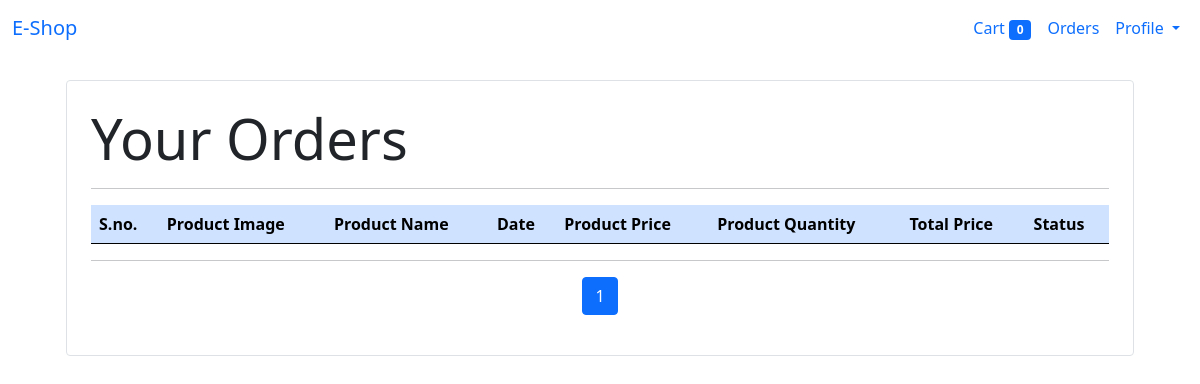
/orders/ (signed in), run on an earlier commit of the app's database.
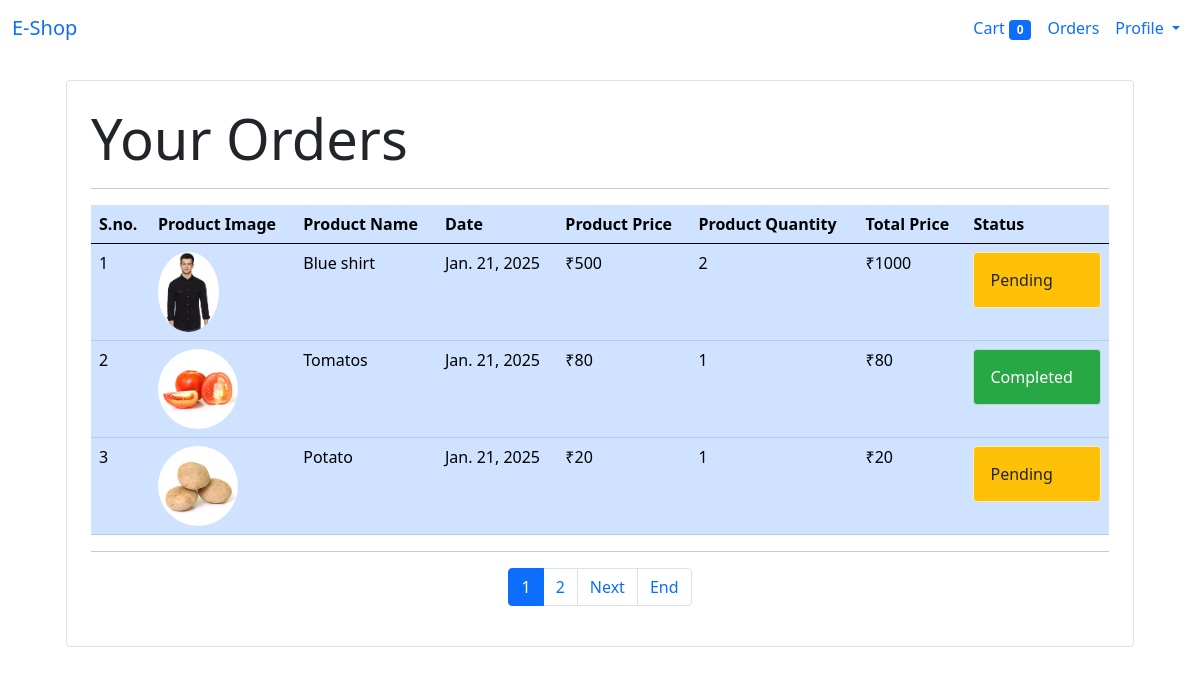
And on a later commit of the database.
### store/models/orders.py (models this page shows)
class Orders(models.Model):
    customer_id = models.ForeignKey(Customer, on_delete=models.CASCADE)
    product_id = models.ForeignKey(Product, on_delete=models.CASCADE)
    quantity = models.IntegerField(default=1)
    price = models.IntegerField()
    address = models.CharField(max_length=400,blank=False,default="Default Address")
    phone = models.CharField(max_length=15,blank=False,default="0000")
    date = models.DateField(default=datetime.datetime.today)
    status= models.BooleanField(default=False)

### store/models/product.py (models this page shows)
class Product(models.Model):
    product_name= models.CharField(max_length=100)
    product_price= models.IntegerField(default=0)
    category = models.ForeignKey(Categories, on_delete=models.CASCADE, default=1)
    product_image = models.ImageField(upload_to='media/')
    product_quantity = models.IntegerField(default=0)

### store/middleware/check_auth.py (the view)
    def middleware(request):
        return_url = request.META['PATH_INFO']
        if not request.session.get('session_customer_id'):
            return redirect(f'/login?return_url={return_url}') #this will be shown on the link of login when redirected through middleware
        response = get_response(request) # pass to the view
        return response

### store/templatetags/cart_filters.py (called while the page is built)
@register.filter
def currency(number):
    return "₹"+str(number)

@register.filter
def orders_total(quantity,price):
    return quantity*price

### store/templates/order.html (shortened to what this page needs)
{%extends "store_master_template.html"%}
{%load cart_filters%}
{% block body %}
{%include 'navbar.html'%}
    <div class="container">
         <div class="border rounded p-4 m-4">
            <p class="display-4 pl-4 ml-4">Your Orders</p>
            <hr>
            <div class="table-responsive" >
                <table class="table table-primary" >
                    <thead>
                        <tr>
                            <th scope="col">S.no. </th>
                            <th scope="col">Product Image</th>
                            <th scope="col">Product Name</th>
                            <th scope="col">Date</th>
                            <th scope="col">Product Price</th>
                            <th scope="col">Product Quantity</th>
                            <th scope="col">Total Price</th>
                            <th scope="col">Status</th>
                        </tr>
                    </thead>
                    <tbody>
                        {%for order in orders%}
                        <tr class="">
                            <td scope="row">{{forloop.counter}}</td>
                            <td><img style="height: 80px;" class="rounded-circle" src="{{order.product_id.product_image.url}}" alt=""></td>
                            <td>{{order.product_id.product_name}}</td>
                            <td>{{order.date}}</td>
                            <td>{{order.price| currency }}</td>
                            <td>{{order.quantity}}</td>
                            <td>{{order.quantity | orders_total:order.price| currency }}</td>
                            {%if order.status %}
                            <td>
                                <div class="alert alert-success" role="alert" style="background-color: #28a745; color: #ffffff;">
                                Completed
                                </div>
                            </td>
                            {%else%}
                            <td>
                                <div class="alert alert-warning" role="alert" style="background-color: #ffc107; color: #212529;">
                                Pending
                                </div>
                            </td>
                            {%endif%}
                        </tr>
                        {%endfor%}
                    </tbody>
                </table>
                <hr>
                <div class="d-flex justify-content-center">
                    <nav aria-label="...">
                        <ul class="pagination">
                            {%for page in list_of_page_numbers%}
                                <li class="page-item {% if page == orders.number %}active{% endif %}" >
                                    <a class="page-link" href="/orders/?page={{page}}">{{page}}</a>
                                </li>
                            {%endfor%}
                          {%if orders.has_next%}
                          <li class="page-item">
                            <a class="page-link" href="/orders/?page={{orders.next_page_number}}">Next</a>
                          </li>
                          <li class="page-item">
                            <a class="page-link" href="/orders/?page={{last_page}}">End</a>
                          </li>
                          {%endif%}
                        </ul>
                      </nav>
                </div>
            </div>
         </div>
    </div>
{% endblock %}

### store/templates/store_master_template.html (shortened to what this page needs)
<html lang="en">
<head>
    <link
      href="https://cdn.jsdelivr.net/npm/bootstrap@5.0.2/dist/css/bootstrap.min.css"
      rel="stylesheet"
    />
</head>
<body>
    {% block body %}
    {% endblock %}
</body>
</html>

### templates/navbar.html (shortened to what this page needs)
<html lang="en">
<head>
</head>
</head>
<body>
    <nav class="navbar navbar-expand-lg bg-body-tertiary mtb-2">
        <div class="container-fluid">
          <a class="navbar-brand" href="/">E-Shop</a>
          <div class="collapse navbar-collapse" id="navbarSupportedContent">
            <ul class="navbar-nav ms-auto mb-2 mb-lg-0">
              <li class="nav-item">
                <a class="nav-link" href="/cart">Cart
                  <span class="badge bg-primary">{{request.session.cart.keys|length}}</span>
                </a>
              </li>
              {% if request.session.session_customer_id%}
              <li class="nav-item">
                <a class="nav-link" href="/orders">Orders</a>
              </li>
              <li class="nav-item dropdown">
                <a class="nav-link dropdown-toggle" href="#" role="button" data-bs-toggle="dropdown" aria-expanded="false">
                  Profile
                </a>
              </li>
            {%endif%}
          </div>
        </div>
    </nav>
</body>
</html>

What changed in the data, as far as the page shows it:
added Orders: product_id.product_image (picture), product_id.product_name "Blue shirt", date "Jan. 21, 2025", price "₹500", quantity "2", quantity|orders_total "₹1000", status "Pending"
added Orders: product_id.product_image (picture), product_id.product_name "Tomatos", date "Jan. 21, 2025", price "₹80", quantity "1", quantity|orders_total "₹80", status "Completed"
added Orders: product_id.product_image (picture), product_id.product_name "Potato", date "Jan. 21, 2025", price "₹20", quantity "1", quantity|orders_total "₹20", status "Pending"
Also different on the page:
new list line: "2"
text now shown: "Next End"
